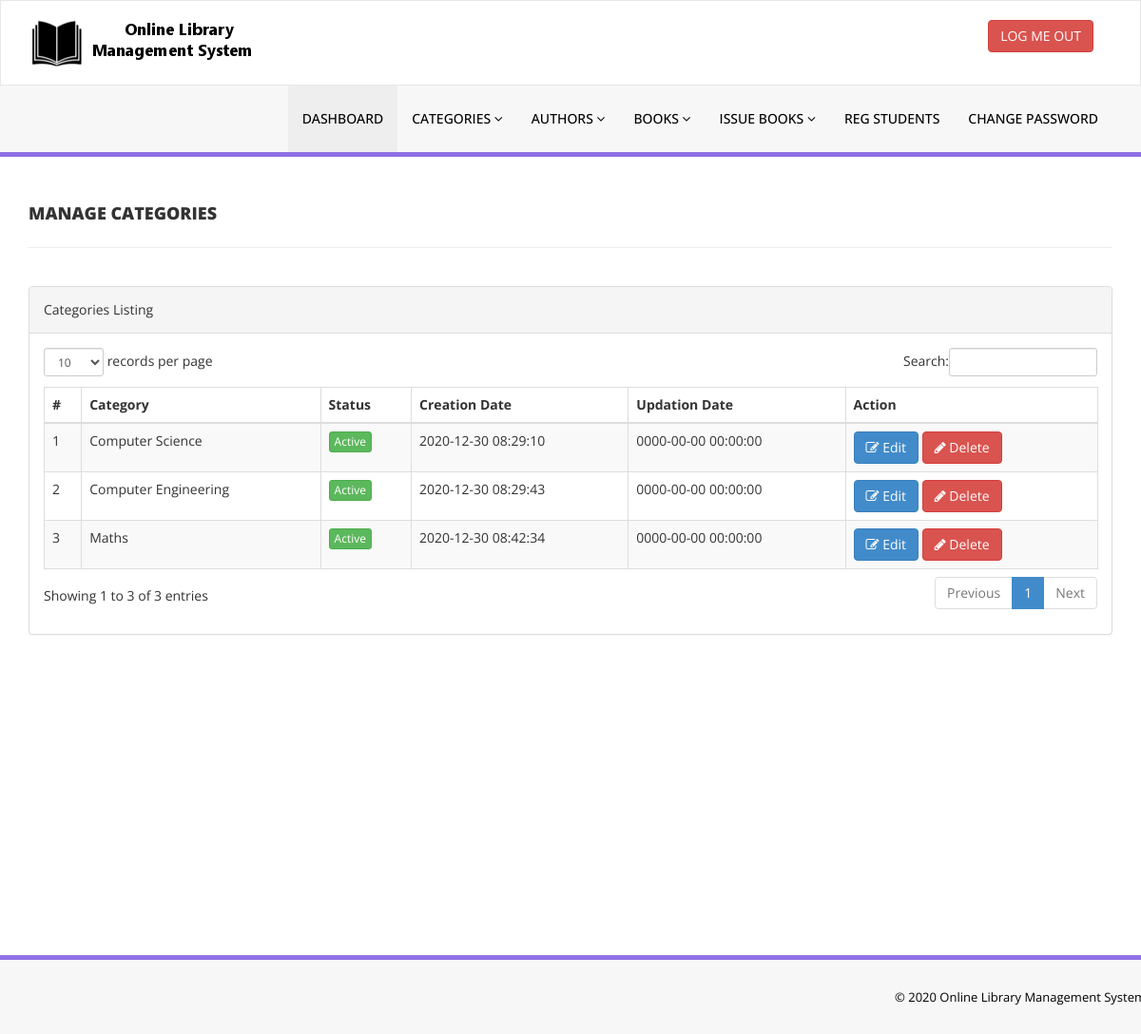
Page /library/admin/manage-categories.php (signed in) on the committed database.
### tables this page shows
CREATE TABLE `tblcategory` (
  `id` int(11) NOT NULL,
  `CategoryName` varchar(150) DEFAULT NULL,
  `Status` int(1) DEFAULT NULL,
  `CreationDate` timestamp NULL DEFAULT current_timestamp(),
  `UpdationDate` timestamp NULL DEFAULT '0000-00-00 00:00:00' ON UPDATE current_timestamp()
);

### library/admin/manage-categories.php (the view, shortened to what this page needs)
<?php
include('includes/config.php');
if(strlen($_SESSION['alogin'])==0)
    {
header('location:index.php');
}
else{
    ?>
<!DOCTYPE html>
<html xmlns="http://www.w3.org/1999/xhtml">
<head>
    <link href="assets/css/bootstrap.css" rel="stylesheet" />
    <link href="assets/css/font-awesome.css" rel="stylesheet" />
    <link href="assets/js/dataTables/dataTables.bootstrap.css" rel="stylesheet" />
    <link href="assets/css/style.css" rel="stylesheet" />
</head>
<body>
<?php include('includes/header.php');?>
    <div class="content-wrapper">
         <div class="container">
        <div class="row pad-botm">
            <div class="col-md-12">
                <h4 class="header-line">Manage Categories</h4>
    </div>
     <div class="row">
</div>
        </div>
            <div class="row">
                <div class="col-md-12">
                    <div class="panel panel-default">
                        <div class="panel-heading">
                           Categories Listing
                        </div>
                        <div class="panel-body">
                            <div class="table-responsive">
                                <table class="table table-striped table-bordered table-hover" id="dataTables-example">
                                    <thead>
                                        <tr>
                                            <th>#</th>
                                            <th>Category</th>
                                            <th>Status</th>
                                            <th>Creation Date</th>
                                            <th>Updation Date</th>
                                            <th>Action</th>
                                        </tr>
                                    </thead>
                                    <tbody>
<?php $sql = "SELECT * from  tblcategory";
$query = $dbh -> prepare($sql);
$query->execute();
$results=$query->fetchAll(PDO::FETCH_OBJ);
$cnt=1;
if($query->rowCount() > 0)
{
foreach($results as $result)
{               ?>
                                        <tr class="odd gradeX">
                                            <td class="center"><?php echo htmlentities($cnt);?></td>
                                            <td class="center"><?php echo htmlentities($result->CategoryName);?></td>
                                            <td class="center"><?php if($result->Status==1) {?>
                                            <a href="#" class="btn btn-success btn-xs">Active</a>
                                            <?php } else {?>
                                            <a href="#" class="btn btn-danger btn-xs">Inactive</a>
                                            <?php } ?></td>
                                            <td class="center"><?php echo htmlentities($result->CreationDate);?></td>
                                            <td class="center"><?php echo htmlentities($result->UpdationDate);?></td>
                                            <td class="center">
                                            <a href="edit-category.php?catid=<?php echo htmlentities($result->id);?>"><button class="btn btn-primary"><i class="fa fa-edit "></i> Edit</button>
                                          <a href="manage-categories.php?del=<?php echo htmlentities($result->id);?>" onclick="return confirm('Are you sure you want to delete?');"" >  <button class="btn btn-danger"><i class="fa fa-pencil"></i> Delete</button>
                                            </td>
                                        </tr>
 <?php $cnt=$cnt+1;}} ?>
                                    </tbody>
                                </table>
                            </div>
                        </div>
                    </div>
                </div>
            </div>
    </div>
    </div>
  <?php include('includes/footer.php');?>
</body>
</html>
<?php } ?>

### library/admin/assets/css/style.css (style rules this page uses)
.content-wrapper { margin-top: 40px; min-height:800px; padding-bottom:90px; }
.header-line { font-weight:900; padding-bottom:25px; border-bottom:1px solid #eeeeee; text-transform:uppercase; }
.pad-botm { padding-bottom:30px; }

### rows in the picture
tblcategory: CategoryName "Computer Science", Status "Active", CreationDate "2020-12-30 08:29:10", UpdationDate "0000-00-00 00:00:00"
tblcategory: CategoryName "Computer Engineering", Status "Active", CreationDate "2020-12-30 08:29:43", UpdationDate "0000-00-00 00:00:00"
tblcategory: CategoryName "Maths", Status "Active", CreationDate "2020-12-30 08:42:34", UpdationDate "0000-00-00 00:00:00"
